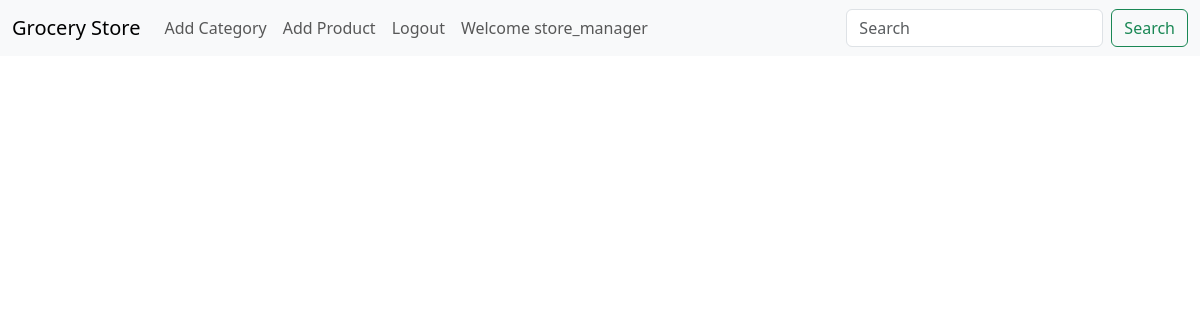
Before: / (signed in) with the older database file.
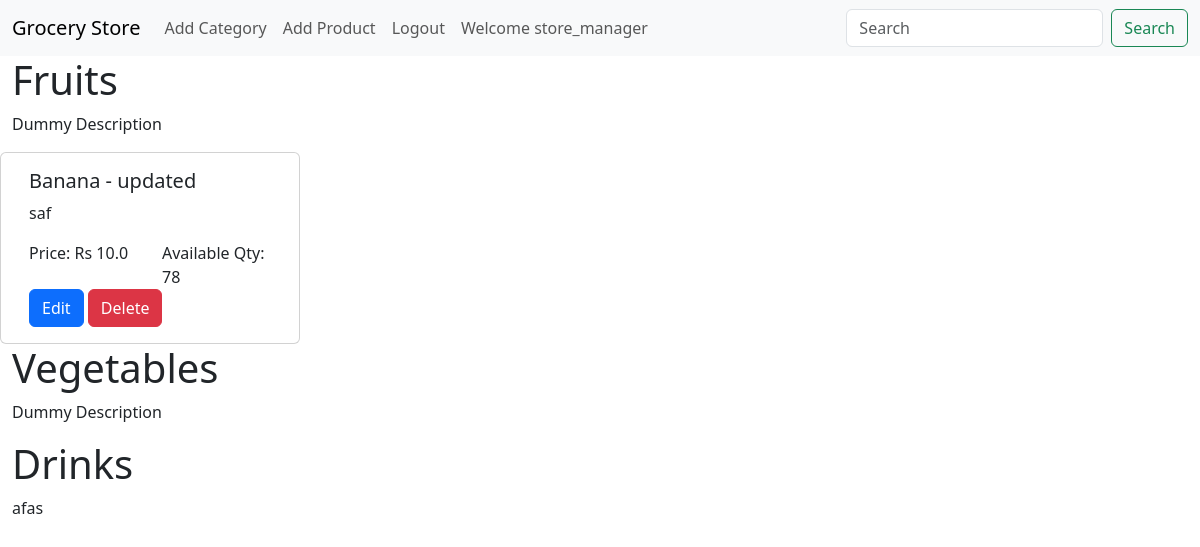
After: the same page with the newer database file.
### application/model.py (models this page shows, shortened)
class Categories(db.Model):
    id = db.Column(db.Integer, primary_key=True, autoincrement=True)
    name = db.Column(db.String(80), unique=True, nullable=False)
    description = db.Column(db.String(255), nullable=True)
    products = db.relationship('Products', backref='categories', lazy=True)

class Products(db.Model):
    id = db.Column(db.Integer, primary_key=True, autoincrement=True)
    name = db.Column(db.String(80), unique=True, nullable=False)
    description = db.Column(db.String(255), nullable=True)
    selling_price = db.Column(db.Float, nullable=False)
    cost_price = db.Column(db.Float, nullable=False)
    manufacturing_date = db.Column(db.Date, nullable=True)
    expiry_date = db.Column(db.Date, nullable=True)
    stock = db.Column(db.Integer, nullable=False)
    category_id = db.Column(db.Integer, db.ForeignKey('categories.id'))

### application/routes.py (the view)
@app.route('/')
def index():
    if 'user' in session:
        categories = Categories.query.all()
        return render_template('home.html', categories=categories)
    return render_template('home.html')

### templates/home.html (shortened to what this page needs)
{% extends 'base_withNav.html' %}
{% block content %}
    {% if session['user'] %}
        {%for category in categories%}
            <div class="container-fluid">
                <h1>{{category.name}}</h1>
                <p>{{category.description}}</p>
                <div class="row">
                {% for product in category.products %}
                    <div class="card col-3">
                        <div class="card-body">
                            <h5 class="card-title">{{product.name}}</h5>
                            <p class="card-text">{{product.description}}</p>
                            <div class="row">
                                <div class="col-6">
                                    <p class="card-text">Price: Rs {{product.selling_price}}</p>
                                </div>
                                <div class="col-6">
                                   <p class="card-text">Available Qty: {{product.stock}}</p>
                                </div>
                            </div>
                            {% if session['role'] == 'store_manager' %}
                                <a href={{url_for('edit_product', id=product.id)}} class="btn btn-primary">Edit</a>
                                <a href={{url_for('delete_product', id=product.id)}} class="btn btn-danger">Delete</a>
                            {%endif %}
                        </div>
                    </div>
                {% endfor %}
                </div>
            </div>
        {%endfor%}
    {% else %}
        <h1>Welcome to the Grocery Store</h1>
        <p>Here you can find all the groceries you need.</p>
        <p>Click on the link below to start shopping.</p>
        <a href={{url_for('login')}}>Login</a>
    {% endif %}
{% endblock content %}

Changed rows visible on the page:
added Categories: name "Fruits", description "Dummy Description"
added Products: name "Banana - updated", description "saf", selling_price "10.0", stock "78"
added Categories: name "Vegetables", description "Dummy Description"
added Categories: name "Drinks", description "afas"
